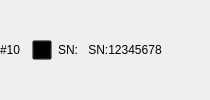
              <widget class="QWidget" name="widget_camera10" native="true">
               <layout class="QHBoxLayout" name="horizontalLayout_21">
                <property name="leftMargin">
                 <number>0</number>
                </property>
                <property name="topMargin">
                 <number>0</number>
                </property>
                <property name="rightMargin">
                 <number>0</number>
                </property>
                <property name="bottomMargin">
                 <number>0</number>
                </property>
                <item>
                 <widget class="QLabel" name="label_29">
                  <property name="text">
                   <string>#10</string>
                  </property>
                 </widget>
                </item>
                <item>
                 <spacer name="horizontalSpacer_30">
                  <property name="orientation">
                   <enum>Qt::Horizontal</enum>
                  </property>
                  <property name="sizeType">
                   <enum>QSizePolicy::Fixed</enum>
                  </property>
                  <property name="sizeHint" stdset="0">
                   <size>
                    <width>5</width>
                    <height>20</height>
                   </size>
                  </property>
                 </spacer>
                </item>
                <item>
                 <widget class="QPushButton" name="pbt_camera10">
                  <property name="sizePolicy">
                   <sizepolicy hsizetype="Fixed" vsizetype="Fixed">
                    <horstretch>0</horstretch>
                    <verstretch>0</verstretch>
                   </sizepolicy>
                  </property>
                  <property name="minimumSize">
                   <size>
                    <width>20</width>
                    <height>20</height>
                   </size>
                  </property>
                  <property name="maximumSize">
                   <size>
                    <width>20</width>
                    <height>20</height>
                   </size>
                  </property>
                  <property name="styleSheet">
                   <string notr="true">QPushButton
{   
    border-image:  url(:/image/camera_off.png);
    background:transparent; 
}

QPushButton:checked
{
    border-image: url(:/image/camera.png);
}
</string>
                  </property>
                  <property name="text">
                   <string/>
                  </property>
                  <property name="checkable">
                   <bool>true</bool>
                  </property>
                 </widget>
                </item>
                <item>
                 <widget class="QLabel" name="label_44">
                  <property name="text">
                   <string>SN:</string>
                  </property>
                 </widget>
                </item>
                <item>
                 <widget class="QPushButton" name="pbt_SN10">
                  <property name="text">
                   <string>SN:12345678</string>
                  </property>
                  <property name="checkable">
                   <bool>true</bool>
                  </property>
                  <property name="flat">
                   <bool>true</bool>
                  </property>
                 </widget>
                </item>
                <item>
                 <spacer name="horizontalSpacer_31">
                  <property name="orientation">
                   <enum>Qt::Horizontal</enum>
                  </property>
                  <property name="sizeHint" stdset="0">
                   <size>
                    <width>44</width>
                    <height>20</height>
                   </size>
                  </property>
                 </spacer>
                </item>
               </layout>
              </widget>
